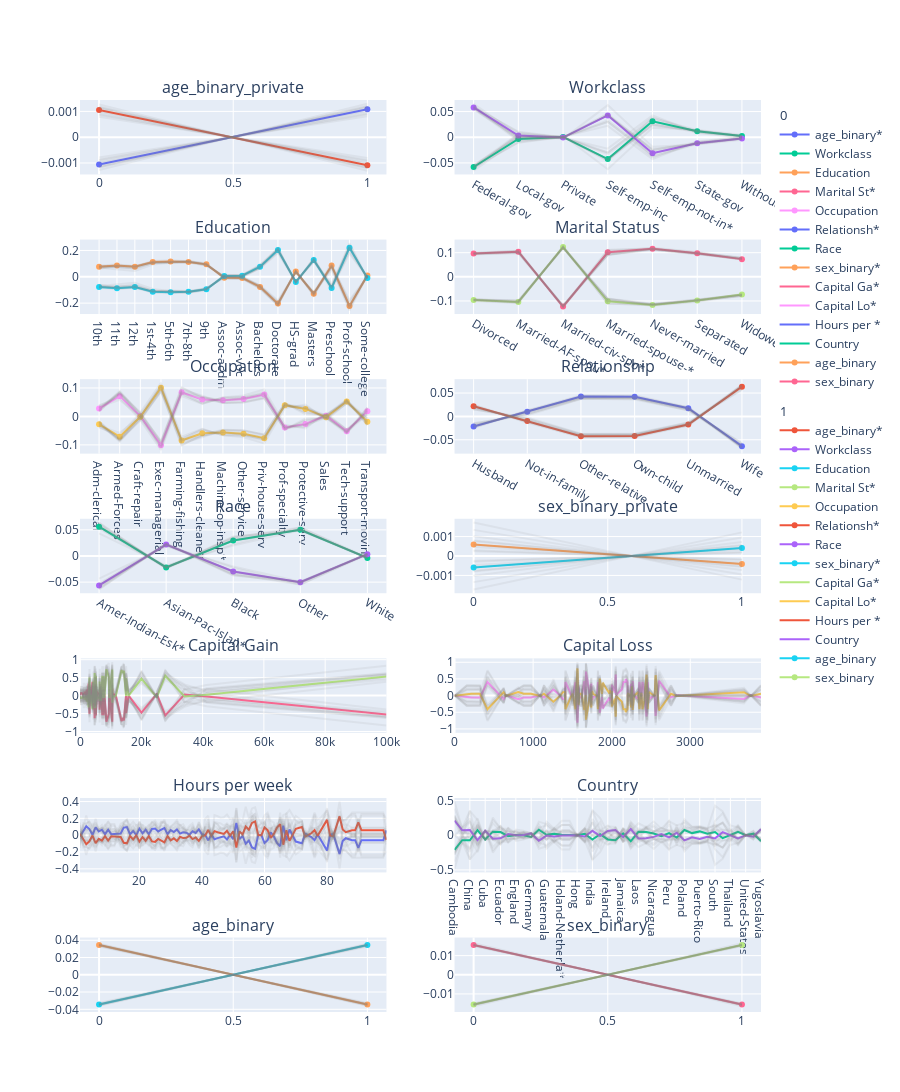

The notebook cell saved with this chart:
### Code cell
# Print ALE results and plot the explanations
print("ALE results:")
global_explanations["ale"].ipython_plot(class_names=transformer.class_names)
